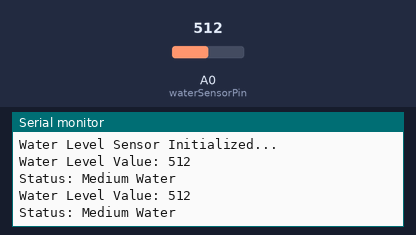
The sketch below on a simulated Arduino Mega 2560, built with avr-gcc and run on an emulated ATmega2560. Parts: the last lines printed to the serial monitor. The inputs (shaded band) are chosen by the test bench; at power-on: A0 (waterSensorPin) = 512.

Above: at 1.8 s.
1.9 s: A0 (waterSensorPin) set to 492
At 2.5 s:
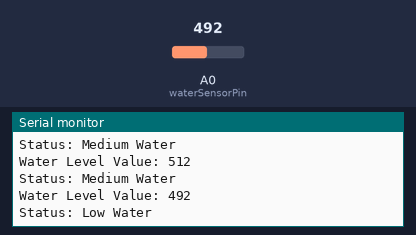
4.5 s: A0 (waterSensorPin) set to 214
At 5.8 s:
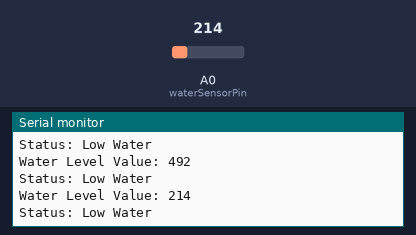
6.0 s: A0 (waterSensorPin) set to 188
At 6.8 s:
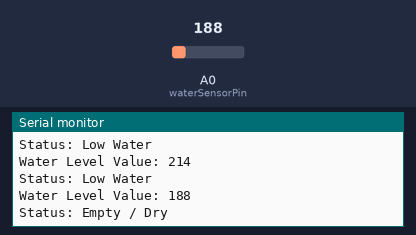
Timing chart, 0 to 9.0 s (numbered marks = the images above; inputs shaded):
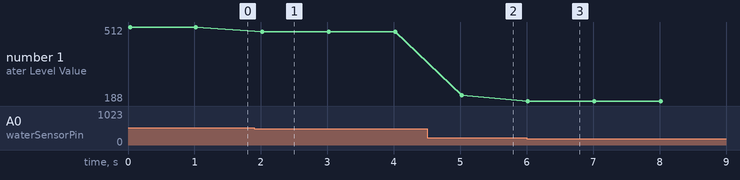

Measured:
- the behaviour switches between 500 and 499 on A0 (waterSensorPin) (found by bisection; images 0 and 1)
- the behaviour switches between 200 and 199 on A0 (waterSensorPin) (found by bisection; images 2 and 3)
- after the input at 1.9 s, the serial monitor: prints a new line after 0.12 s (image 1)
- after the input at 4.5 s, the serial monitor: prints a new line after 0.52 s (image 2)
- after the input at 6.0 s, the serial monitor: prints a new line at once (image 3)
- plotted number 1: 512 → 492 after the input at 1.9 s, 492 → 214 after the input at 4.5 s, 214 → 188 after the input at 6.0 s

The sketch:

water_sesnor.ino
```cpp
// Water Level Sensor with Arduino Mega 2560
// Connected to analog pin A0

const int waterSensorPin = A0;  // Sensor OUT → A0
int waterLevelValue = 0;        // Variable to store sensor reading

void setup() {
  Serial.begin(9600);           // Start serial communication
  pinMode(waterSensorPin, INPUT);
  Serial.println("Water Level Sensor Initialized...");
}

void loop() {
  // Read analog value from sensor (0 - 1023)
  waterLevelValue = analogRead(waterSensorPin);

  // Print value of water level to Serial Monitor
  Serial.print("Water Level Value: ");
  Serial.println(waterLevelValue);

  //categorize water level based on measurement
  if (waterLevelValue < 200) {
    Serial.println("Status: Empty / Dry");
  } else if (waterLevelValue < 500) {
    Serial.println("Status: Low Water");
  } else if (waterLevelValue < 800) {
    Serial.println("Status: Medium Water");
  } else {
    Serial.println("Status: High Water");
  }

  delay(1000);
}
```
